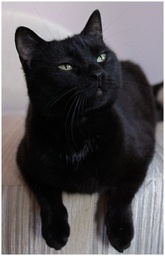
#> input picture VisualizeSensorData/cat.jpg, 165 x 256 px, shrunk from 718 x 1112 before the run
$ python convolutions.py --image ../VisualizeSensorData/cat.jpg
#> lines starting #> are read from the running program, lines starting #| are printed output that depends on the picture
#!usr/bin/env python3

# import the necessary packages
from skimage.exposure import rescale_intensity
import numpy as np
import argparse
import cv2

def convolve(image, kernel):
	# grab the spatial dimensions of the image, along with
	# the spatial dimensions of the kernel
	(iH, iW) = image.shape[:2]
	(kH, kW) = kernel.shape[:2]
	# allocate memory for the output image, taking care to
	# "pad" the borders of the input image so the spatial
	# size (i.e., width and height) are not reduced
	pad = (kW - 1) // 2
	image = cv2.copyMakeBorder(image, pad, pad, pad, pad,
		cv2.BORDER_REPLICATE)
	output = np.zeros((iH, iW), dtype="float32")

	# loop over the input image, "sliding" the kernel across
	# each (x, y)-coordinate from left-to-right and top to
	# bottom
	for y in np.arange(pad, iH + pad):
		for x in np.arange(pad, iW + pad):
			# extract the ROI of the image by extracting the
			# *center* region of the current (x, y)-coordinates
			# dimensions
			roi = image[y - pad:y + pad + 1, x - pad:x + pad + 1]
			# perform the actual convolution by taking the
			# element-wise multiplicate between the ROI and
			# the kernel, then summing the matrix
			k = (roi * kernel).sum()
			# store the convolved value in the output (x,y)-
			# coordinate of the output image
			output[y - pad, x - pad] = k

	# rescale the output image to be in the range [0, 255]
	output = rescale_intensity(output, in_range=(0, 255))
	output = (output * 255).astype("uint8")
	# return the output image
	return output

    # construct the argument parse and parse the arguments
ap = argparse.ArgumentParser()
ap.add_argument("-i", "--image", required=True,
	help="path to the input image")
args = vars(ap.parse_args())
# construct average blurring kernels used to smooth an image
smallBlur = np.ones((7, 7), dtype="float") * (1.0 / (7 * 7))
largeBlur = np.ones((21, 21), dtype="float") * (1.0 / (21 * 21))
# construct a sharpening filter
sharpen = np.array((
	[0, -1, 0],
	[-1, 5, -1],
	[0, -1, 0]), dtype="int")

# construct the Laplacian kernel used to detect edge-like
# regions of an image
laplacian = np.array((
	[0, 1, 0],
	[1, -4, 1],
	[0, 1, 0]), dtype="int")
# construct the Sobel x-axis kernel
sobelX = np.array((
	[-1, 0, 1],
	[-2, 0, 2],
	[-1, 0, 1]), dtype="int")
# construct the Sobel y-axis kernel
sobelY = np.array((
	[-1, -2, -1],
	[0, 0, 0],
	[1, 2, 1]), dtype="int")

# construct the kernel bank, a list of kernels we're going
# to apply using both our custom `convole` function and
# OpenCV's `filter2D` function
kernelBank = (
	("small_blur", smallBlur),
	("large_blur", largeBlur),
	("sharpen", sharpen),
	("laplacian", laplacian),
	("sobel_x", sobelX),
	("sobel_y", sobelY)
)

# load the input image and convert it to grayscale
image = cv2.imread(args["image"])
#> image is the input picture: shape (256, 165, 3); mean B, G, R 86.6, 84.1, 87.4
gray = cv2.cvtColor(image, cv2.COLOR_BGR2GRAY)
# loop over the kernels
for (kernelName, kernel) in kernelBank:
	# apply the kernel to the grayscale image using both
	# our custom `convole` function and OpenCV's `filter2D`
	# function
	print("[INFO] applying {} kernel".format(kernelName))
	convoleOutput = convolve(gray, kernel)
	opencvOutput = cv2.filter2D(gray, -1, kernel)
	# show the output images
	cv2.imshow("original", gray)
	cv2.imshow("{} - convole".format(kernelName), convoleOutput)
	cv2.imshow("{} - opencv".format(kernelName), opencvOutput)
	cv2.waitKey(0)
	cv2.destroyAllWindows()
#> this loop made 6 passes
#> pass 1, in convolve, `image = cv2.copyMakeBorder(image, pad, pad, pad, pad, cv2.BORDER_REPLI..`:
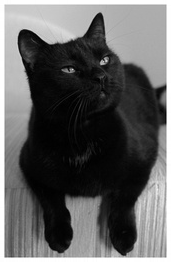
#> image: shape (262, 171); min 0, max 255, mean 95
#> pass 1, `convoleOutput = convolve(gray, kernel)`:
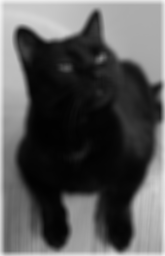
#> convoleOutput: shape (256, 165); min 1, max 246, mean 85.4
#> pass 1, `opencvOutput = cv2.filter2D(gray, -1, kernel)`:
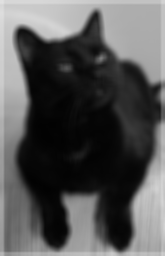
#> opencvOutput: shape (256, 165); min 2, max 225, mean 84.6
#> pass 2, in convolve (call 2), `image = cv2.copyMakeBorder(image, pad, pad, pad, pad, cv2.BORDER_REPLI..`:
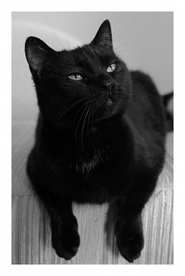
#> image: shape (276, 185); min 0, max 255, mean 114.5
